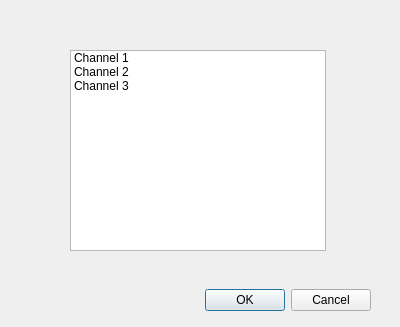
<?xml version="1.0" encoding="UTF-8"?>
<ui version="4.0">
 <class>getChannelDialog</class>
 <widget class="QDialog" name="getChannelDialog">
  <property name="geometry">
   <rect>
    <x>0</x>
    <y>0</y>
    <width>400</width>
    <height>327</height>
   </rect>
  </property>
  <property name="windowTitle">
   <string>Choose VNA channel...</string>
  </property>
  <widget class="QDialogButtonBox" name="buttonBox">
   <property name="geometry">
    <rect>
     <x>30</x>
     <y>284</y>
     <width>341</width>
     <height>32</height>
    </rect>
   </property>
   <property name="orientation">
    <enum>Qt::Horizontal</enum>
   </property>
   <property name="standardButtons">
    <set>QDialogButtonBox::Cancel|QDialogButtonBox::Ok</set>
   </property>
  </widget>
  <widget class="QListWidget" name="channelList">
   <property name="geometry">
    <rect>
     <x>70</x>
     <y>50</y>
     <width>256</width>
     <height>201</height>
    </rect>
   </property>
   <property name="editTriggers">
    <set>QAbstractItemView::NoEditTriggers</set>
   </property>
   <property name="selectionMode">
    <enum>QAbstractItemView::SingleSelection</enum>
   </property>
   <item>
    <property name="text">
     <string>Channel 1</string>
    </property>
   </item>
   <item>
    <property name="text">
     <string>Channel 2</string>
    </property>
   </item>
   <item>
    <property name="text">
     <string>Channel 3</string>
    </property>
   </item>
  </widget>
 </widget>
 <tabstops>
  <tabstop>channelList</tabstop>
  <tabstop>buttonBox</tabstop>
 </tabstops>
 <resources/>
 <connections>
  <connection>
   <sender>buttonBox</sender>
   <signal>accepted()</signal>
   <receiver>getChannelDialog</receiver>
   <slot>accept()</slot>
   <hints>
    <hint type="sourcelabel">
     <x>248</x>
     <y>254</y>
    </hint>
    <hint type="destinationlabel">
     <x>157</x>
     <y>274</y>
    </hint>
   </hints>
  </connection>
  <connection>
   <sender>buttonBox</sender>
   <signal>rejected()</signal>
   <receiver>getChannelDialog</receiver>
   <slot>reject()</slot>
   <hints>
    <hint type="sourcelabel">
     <x>316</x>
     <y>260</y>
    </hint>
    <hint type="destinationlabel">
     <x>286</x>
     <y>274</y>
    </hint>
   </hints>
  </connection>
 </connections>
</ui>
